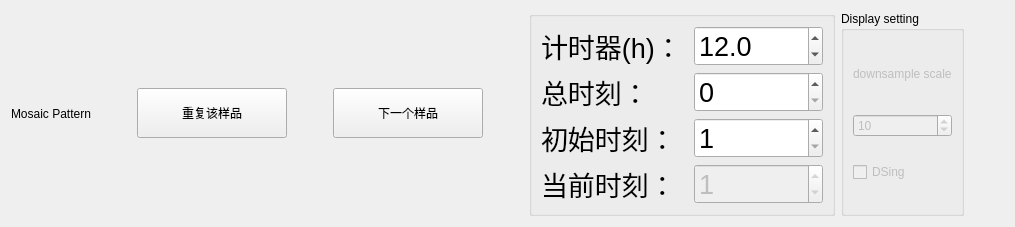
        <widget class="QWidget" name="MosaicTab">
         <attribute name="title">
          <string>孔板扫描</string>
         </attribute>
         <layout class="QHBoxLayout" name="horizontalLayout_3">
          <item>
           <widget class="QLabel" name="MosaicLabel">
            <property name="sizePolicy">
             <sizepolicy hsizetype="Expanding" vsizetype="Expanding">
              <horstretch>0</horstretch>
              <verstretch>0</verstretch>
             </sizepolicy>
            </property>
            <property name="minimumSize">
             <size>
              <width>0</width>
              <height>0</height>
             </size>
            </property>
            <property name="maximumSize">
             <size>
              <width>400</width>
              <height>400</height>
             </size>
            </property>
            <property name="text">
             <string>Mosaic Pattern</string>
            </property>
            <property name="scaledContents">
             <bool>true</bool>
            </property>
           </widget>
          </item>
          <item>
           <spacer name="horizontalSpacer_6">
            <property name="orientation">
             <enum>Qt::Horizontal</enum>
            </property>
            <property name="sizeHint" stdset="0">
             <size>
              <width>40</width>
              <height>20</height>
             </size>
            </property>
           </spacer>
          </item>
          <item>
           <widget class="QPushButton" name="RepeatSampleButton">
            <property name="minimumSize">
             <size>
              <width>150</width>
              <height>50</height>
             </size>
            </property>
            <property name="text">
             <string>重复该样品</string>
            </property>
            <property name="checkable">
             <bool>true</bool>
            </property>
           </widget>
          </item>
          <item>
           <spacer name="horizontalSpacer_7">
            <property name="orientation">
             <enum>Qt::Horizontal</enum>
            </property>
            <property name="sizeHint" stdset="0">
             <size>
              <width>40</width>
              <height>20</height>
             </size>
            </property>
           </spacer>
          </item>
          <item>
           <widget class="QPushButton" name="NextSampleButton">
            <property name="minimumSize">
             <size>
              <width>150</width>
              <height>50</height>
             </size>
            </property>
            <property name="text">
             <string>下一个样品</string>
            </property>
            <property name="checkable">
             <bool>true</bool>
            </property>
           </widget>
          </item>
          <item>
           <spacer name="horizontalSpacer_12">
            <property name="orientation">
             <enum>Qt::Horizontal</enum>
            </property>
            <property name="sizeHint" stdset="0">
             <size>
              <width>40</width>
              <height>20</height>
             </size>
            </property>
           </spacer>
          </item>
          <item>
           <widget class="QGroupBox" name="groupBox_3">
            <property name="title">
             <string/>
            </property>
            <layout class="QGridLayout" name="gridLayout_5">
             <item row="0" column="3">
              <widget class="QDoubleSpinBox" name="Timer">
               <property name="font">
                <font>
                 <pointsize>20</pointsize>
                </font>
               </property>
               <property name="decimals">
                <number>1</number>
               </property>
               <property name="maximum">
                <double>10000.000000000000000</double>
               </property>
               <property name="value">
                <double>12.000000000000000</double>
               </property>
              </widget>
             </item>
             <item row="0" column="0" colspan="3">
              <widget class="QLabel" name="label_30">
               <property name="font">
                <font>
                 <pointsize>20</pointsize>
                </font>
               </property>
               <property name="text">
                <string>计时器(h)：</string>
               </property>
              </widget>
             </item>
             <item row="5" column="0">
              <widget class="QLabel" name="label_23">
               <property name="font">
                <font>
                 <pointsize>20</pointsize>
                </font>
               </property>
               <property name="text">
                <string>初始时刻：</string>
               </property>
              </widget>
             </item>
             <item row="6" column="0">
              <widget class="QLabel" name="label_28">
               <property name="font">
                <font>
                 <pointsize>20</pointsize>
                </font>
               </property>
               <property name="text">
                <string>当前时刻：</string>
               </property>
              </widget>
             </item>
             <item row="6" column="3">
              <widget class="QSpinBox" name="CuSlice">
               <property name="enabled">
                <bool>false</bool>
               </property>
               <property name="font">
                <font>
                 <pointsize>20</pointsize>
                </font>
               </property>
               <property name="maximum">
                <number>10000</number>
               </property>
               <property name="value">
                <number>1</number>
               </property>
              </widget>
             </item>
             <item row="5" column="3">
              <widget class="QSpinBox" name="SliceN">
               <property name="minimumSize">
                <size>
                 <width>0</width>
                 <height>0</height>
                </size>
               </property>
               <property name="maximumSize">
                <size>
                 <width>200</width>
                 <height>16777215</height>
                </size>
               </property>
               <property name="font">
                <font>
                 <pointsize>20</pointsize>
                </font>
               </property>
               <property name="minimum">
                <number>1</number>
               </property>
               <property name="maximum">
                <number>10000</number>
               </property>
              </widget>
             </item>
             <item row="2" column="3">
              <widget class="QSpinBox" name="SliceTotal">
               <property name="font">
                <font>
                 <pointsize>20</pointsize>
                </font>
               </property>
               <property name="maximum">
                <number>1000</number>
               </property>
              </widget>
             </item>
             <item row="2" column="0" colspan="3">
              <widget class="QLabel" name="label_52">
               <property name="font">
                <font>
                 <pointsize>20</pointsize>
                </font>
               </property>
               <property name="text">
                <string>总时刻：</string>
               </property>
              </widget>
             </item>
            </layout>
           </widget>
          </item>
          <item>
           <widget class="QGroupBox" name="groupBox_6">
            <property name="maximumSize">
             <size>
              <width>200</width>
              <height>16777215</height>
             </size>
            </property>
            <property name="title">
             <string>Display setting</string>
            </property>
            <layout class="QVBoxLayout" name="verticalLayout_23">
             <item>
              <widget class="QLabel" name="label_24">
               <property name="enabled">
                <bool>false</bool>
               </property>
               <property name="maximumSize">
                <size>
                 <width>200</width>
                 <height>30</height>
                </size>
               </property>
               <property name="text">
                <string>downsample scale</string>
               </property>
              </widget>
             </item>
             <item>
              <widget class="QSpinBox" name="scale">
               <property name="enabled">
                <bool>false</bool>
               </property>
               <property name="maximumSize">
                <size>
                 <width>100</width>
                 <height>16777215</height>
                </size>
               </property>
               <property name="minimum">
                <number>1</number>
               </property>
               <property name="value">
                <number>10</number>
               </property>
              </widget>
             </item>
             <item>
              <widget class="QCheckBox" name="DSing">
               <property name="enabled">
                <bool>false</bool>
               </property>
               <property name="maximumSize">
                <size>
                 <width>200</width>
                 <height>16777215</height>
                </size>
               </property>
               <property name="text">
                <string>DSing</string>
               </property>
              </widget>
             </item>
            </layout>
           </widget>
          </item>
          <item>
           <spacer name="horizontalSpacer_9">
            <property name="orientation">
             <enum>Qt::Horizontal</enum>
            </property>
            <property name="sizeHint" stdset="0">
             <size>
              <width>40</width>
              <height>20</height>
             </size>
            </property>
           </spacer>
          </item>
         </layout>
        </widget>
